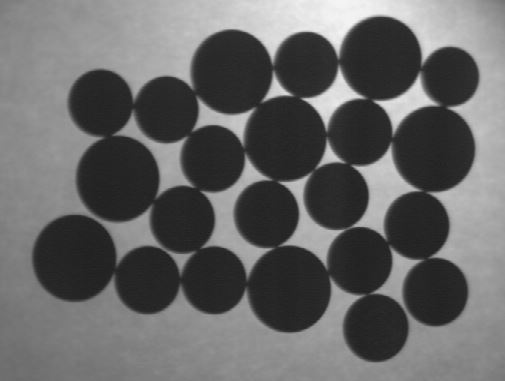
#> input picture Exercises/Watershed/overlap_coins.jpg, 505 x 381 px
$ python exer.py
#> lines starting #> are read from the running program, lines starting #| are printed output that depends on the picture
import numpy as np
import matplotlib.pyplot as plt
import cv2

image = cv2.imread("overlap_coins.jpg", 0)
#> image is the input picture: shape (381, 505); min 28, max 246, mean 102.3
img_rgb = cv2.cvtColor(image, cv2.COLOR_BGR2RGB)

def log_transform(img):
	# c = 255 / np.log(1+ np.max(img))
	# log_img = c * (np.log(img+1))
    log_img = np.log(img +1)
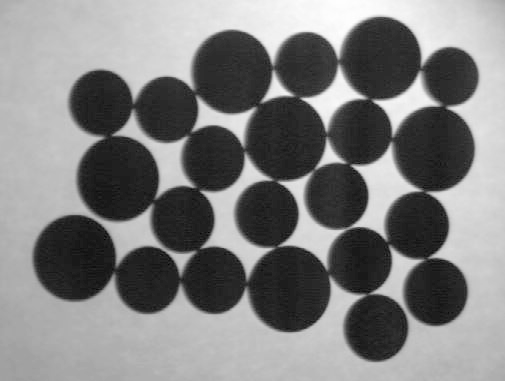
#> log_img: shape (381, 505) float16; min 3.37, max 5.51, mean 4.44; drawn with min black and max white
    return log_img

img_log_t = log_transform(image)


def gamma_transform(img,gamma):
#> called with gamma = 3
	if(len(img.shape) == 3):
		for c in range(img.shape[2]):
			img[:,:,c] = 255 * (img[:,:,c]/255) ** (gamma)
	else:
		img = 255 * ((img/255) ** (gamma))
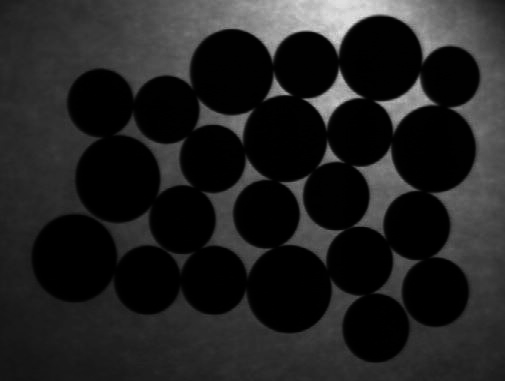
#> img: shape (381, 505) float64; min 0.338, max 228.9, mean 34
	return img

new_ = gamma_transform(image, 3)

plt.subplot(131)
plt.imshow(img_rgb)

plt.subplot(132)
plt.imshow(new_, "gray")

plt.subplot(133)
plt.imshow(img_log_t, "gray")

plt.show()
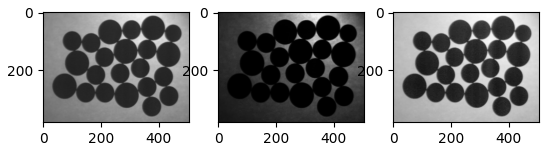
#> figure drawn by matplotlib, 3 panels

$ run again, with Exercises/Watershed/WatershedSegmentation.png saved as Exercises/Watershed/overlap_coins.jpg
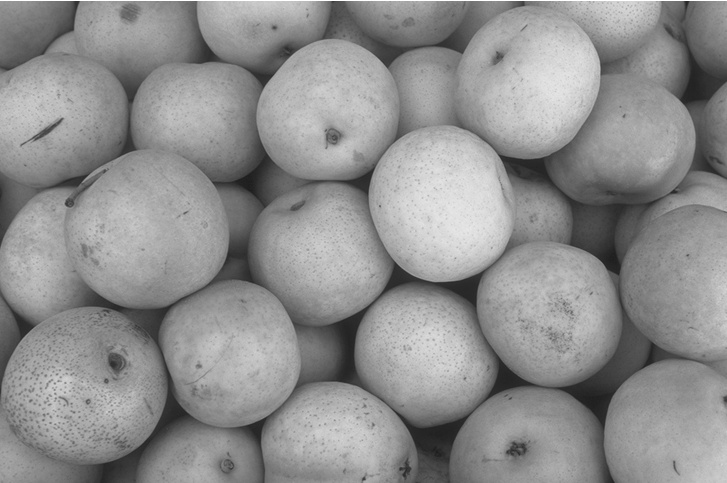
#> input picture Exercises/Watershed/WatershedSegmentation.png, 727 x 483 px
#> image is the input picture: shape (483, 727); min 28, max 255, mean 143
#> in gamma_transform, `img = 255 * ((img/255) ** (gamma))`:
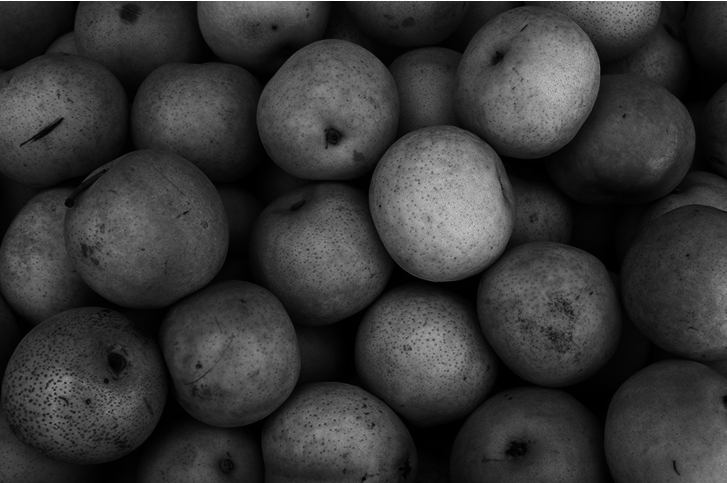
#> img: shape (483, 727) float64; min 0.338, max 255, mean 55.1
#> `plt.show()`:
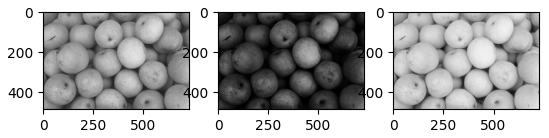
#> figure drawn by matplotlib, 3 panels
